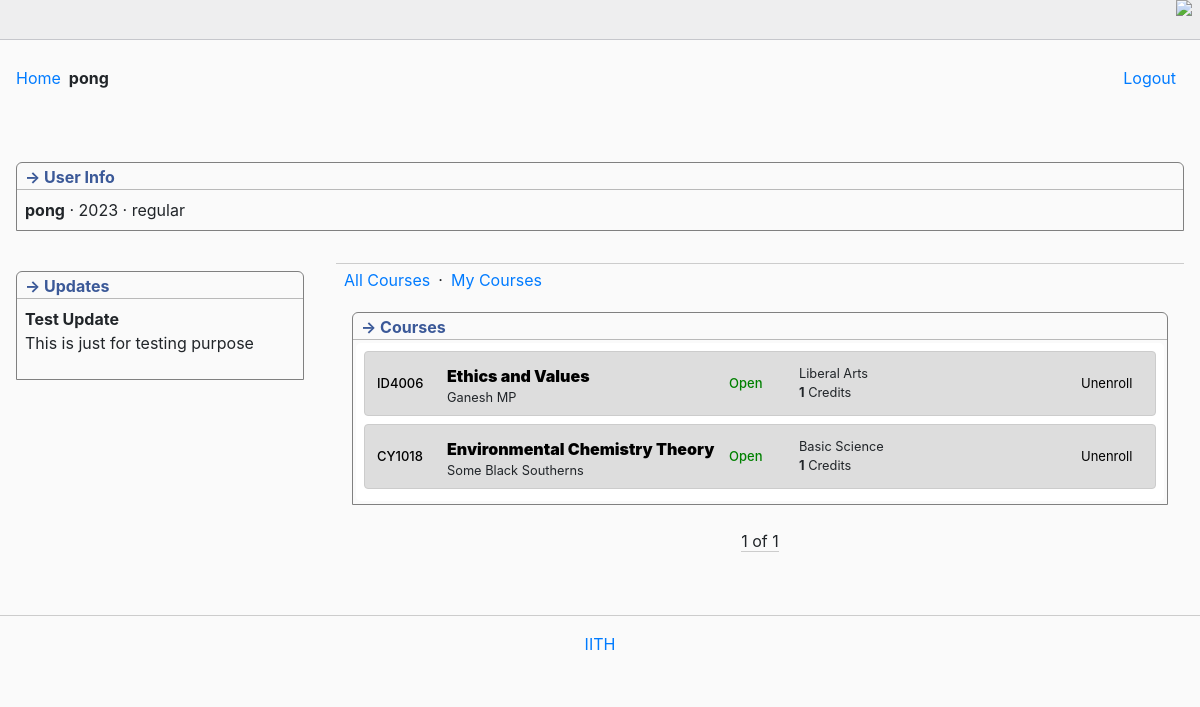
The app's page /mycourses (signed in) with its own data.
### sle/models.py (models this page shows, shortened)
class User(AbstractUser):
    batch = models.IntegerField(default=2020)
    admission_type_choices = {
        'regular': 'regular',
        'non-regular': 'distance'
    }
    admission_type = models.CharField(max_length=20, default='regular', choices=admission_type_choices)

class Update(models.Model):
    topic = models.CharField(max_length=100)
    news = models.CharField(max_length=500)

class Course(models.Model):
    course_code = models.CharField(max_length=64)
    title = models.CharField(max_length=200)
    tutor = models.CharField(max_length=200, blank=True)
    status = models.BooleanField(default=True)
    credit = models.IntegerField(default=1)
    elective_type_choices = {
        'Liberal Arts': 'LA',
        'Departmental Core Theory': 'DCT',
        'Departmental Core Lab': 'DCL',
        'Free Elective': 'FE',
        'Basic Science': 'BS',
        'Basic Engineering Skills': 'BES',
        'Additional': 'Additional',
        'Departmental Elective': 'DE',
    }
    elective_type = models.CharField(max_length=60, default='LA', choices=elective_type_choices)
    registered_students = models.ManyToManyField(User, blank=True, related_name='ongoing')
    finished_course = models.ManyToManyField(User, blank=True)

### sle/views.py (the view)
# urls.py: path('mycourses', views.mycourses, name='mycourses'),
def mycourses(req):
    courses = Course.objects.all()
    ulist = []
    for course in courses:
        if req.user in course.registered_students.all():
            ulist.append(course)
    paginator = Paginator(ulist, 20)
    page_number = req.GET.get("page")
    page_obj = paginator.get_page(page_number)
    updates = Update.objects.last()
    return render(req, 'sle/mycourses.html', {
        'courses': page_obj,
        'news': updates
    })

### sle/templates/sle/mycourses.html (shortened to what this page needs)
{% extends 'sle/layout.html' %}
{% block body %}
<div class="flexit">
    <div id="sidebar">
        <div class="boxit borderTopRound">
            <div class="caption titled">&rightarrow; Updates</div>
            <div style="padding: 0.5rem;">
                {% if news %}
                    <strong>{{news.topic}}</strong>
                    <p>{{news.news}}</p>
                {% else %}
                    No new updates available
                {% endif %}
            </div>
        </div>
    </div>
    <div class="pagecontent">
        <div class="second-level-menu">
            <li><a href="{% url 'index' %}">All Courses</a></li>
            <li>&CenterDot;</li>
            <li><a href="{% url 'mycourses' %}">My Courses</a></li>
        </div>
        <div class="boxit borderTopRound">
            <div class="caption titled">
                &rightarrow; Courses
            </div>
            <div class="dkwod">
                {% for course in courses %}
                <div class="courses">
                    <div class="med">
                        <a href="#">{{ course.course_code }}</a>
                    </div>
                    <div class="column-flex">
                        <a style="font-weight: 900;" href="#">{{ course.title }}</a>
                        <small>{{ course.tutor }}</small>
                    </div>
                    <div class="med">
                        {% if course.status %}
                        <div style="color: green;">
                            Open
                        </div>
                        {% else %}
                        <div style="color: red;">
                            Closed
                        </div>
                        {% endif %}
                    </div>
                    <div class="column-flex">
                        <small>
                            {{ course.elective_type }}
                        </small>
                        <small><strong>{{ course.credit }}</strong> Credits</small>
                    </div>
                    <div class="med">
                        {% if course.status %}
                            <a class="btn-link" href="{% url 'unenroll' course_id=course.id %}">Unenroll</a>
                        {% else %}
                            <a class="btn-link disabled" href="#">Unenroll</a>
                        {% endif %}
                    </div>
                </div>
                {% empty %}
                <div class="courses">
                    Nothing here
                </div>
                {% endfor %}
            </div>
        </div>
        <div class="pagination">
            <span class="step-links">
                <span class="current">
                    {{ courses.number }} of {{ courses.paginator.num_pages }}
                </span>
            </span>
        </div>
    </div>
</div>
{% endblock %}

### sle/templates/sle/layout.html (shortened to what this page needs)
{% load static %}
<!DOCTYPE html>
<html lang="en">
<head>
    <link rel="stylesheet" href="https://stackpath.bootstrapcdn.com/bootstrap/4.4.1/css/bootstrap.min.css">
    <link rel="stylesheet" href="{% static 'sle/style.css' %}">
</head>
<body>
    <div class="mobile-toolbar">
        <div class="mobile-toolbar-internals">
            <img src="//codeforces.org/s/58961/images/icons/icons-ellipsis-v.png" class="mobile-toolbar-sidebar" onclick="hide()">
        </div>
    </div>
    <div id="body">
        <div id="header">
            <div style="float: left;"><a href="{% url 'index' %}">Home</a></div>
            {% if user.is_authenticated %}
            <strong>{{user.username}}</strong>
            <div class="sign-in-links">
                <a href="{% url 'logout' %}">Logout</a>
            </div>
            {% endif %}
        </div>
        {% if user.is_authenticated %}
        <div class="boxit borderTopRound">
            <div class="caption titled">&rightarrow; User Info</div>
            <div style="padding: 0.5rem;">
                <strong>{{user.username}}</strong> &centerdot; {{ user.batch }} &centerdot; {{ user.admission_type }}
            </div>
        </div>
        {% endif %}
        {% block body %}
        {% endblock %}
        <div id="footer">
            <div><a href="#">IITH</a></div>
        </div>
    </div>
</body>
</html>

### sle/static/sle/style.css (style rules this page uses)
* { box-sizing: border-box; }
body { background-color: #fafafa; }
#body { padding: 1rem 0; max-width: 1200px; min-width: auto; margin: 0 auto; }
#header { min-height: 5rem; margin: 0 1rem; }
#header a { margin-right: 0.5rem; }
.sign-in-links { float: right; }
html .borderTopRound { border-top-left-radius: var(--border-radius); border-top-right-radius: var(--border-radius); }
:root { --border-radius: 6px; --notice-color: #888; --border-color: rgb(185, 185, 185); --muted-color: #666; --highlighted-blue-color: #def; --highlighted-green-color: #E8F5E9; }
.boxit { border: 1px solid grey; margin: 1rem; }
#sidebar { float: right; width: 20em; padding-top: 0.5rem; }
#footer { margin-top: 1rem; padding-top: 1rem; border-top: 1px solid #ccc; text-align: center; font-size: 1em; clear: both; height: 4em; }
.pagecontent { margin: 1rem; min-height: 20rem; width: 100%; max-width: 900px; display: flex; flex-direction: column; flex: 3; }
.dkwod { background-color: white; margin: 3px; border-radius: 5px; padding: 4px; }
.dkwod a { color: black; }
.flexit { display: flex; flex-wrap: wrap; }
.courses { padding: 0.5rem; display: flex; flex-wrap: wrap; margin: 4px; margin-bottom: 8px; background-color: #dddddd; border-radius: 4px; border: 1px solid #ccc; }
.second-level-menu { display: flex; padding: 4px 8px; border-top: 1px solid #ccc; }
.column-flex { display: flex; flex-direction: column; max-width: 300px; width: 200px; min-width: 200px; flex: auto; padding-left: 4px; padding-top: 4px; }
.med { font-weight: 500; font-size: small; display: grid; width: 70px; min-width: 70px; padding-left: 4px; align-items: center; }
.boxit .titled { padding-left: 0.5rem; border-bottom: 1px solid #b9b9b9; }
.boxit .caption { color: #3b5998; font-weight: 700; margin-top: 2px; position: relative; }
.caption { font-weight: 700; color: #3b5998; }
.pagination { display: grid; align-items: center; text-align: center; margin-top: 0.5rem; }
.current { border-bottom: 1px solid #ccc; }
li { list-style: none; padding-right: 0.5rem; }
.mobile-toolbar { background-color: #eeeeef; border-bottom: 1px solid #C6C7CC; margin-bottom: 10px; margin-inline: auto; }
@media only screen and (max-device-width: 8000px) { .mobile-toolbar { display: block; height: 2.5rem; } }
.mobile-toolbar-internals { height: 100%; padding-inline: 0.5rem; }
.mobile-toolbar-sidebar { float: right; }
@media only screen and (max-device-width: 8000px) { .mobile-toolbar-sidebar { margin-left: 3px; margin-bottom: 6px; max-width: 32px; max-height: 32px; } }

### records on screen
User: username "pong", batch "2023", admission_type "regular"
Update: topic "Test Update", news "This is just for testing purpose"
Course: course_code "ID4006", title "Ethics and Values", tutor "Ganesh MP", status "Open", elective_type "Liberal Arts", credit "1"
Course: course_code "CY1018", title "Environmental Chemistry Theory", tutor "Some Black Southerns", status "Open", elective_type "Basic Science", credit "1"

### other values on screen
{{ courses.number }} "1"
{{ courses.paginator.num_pages }} "1"
